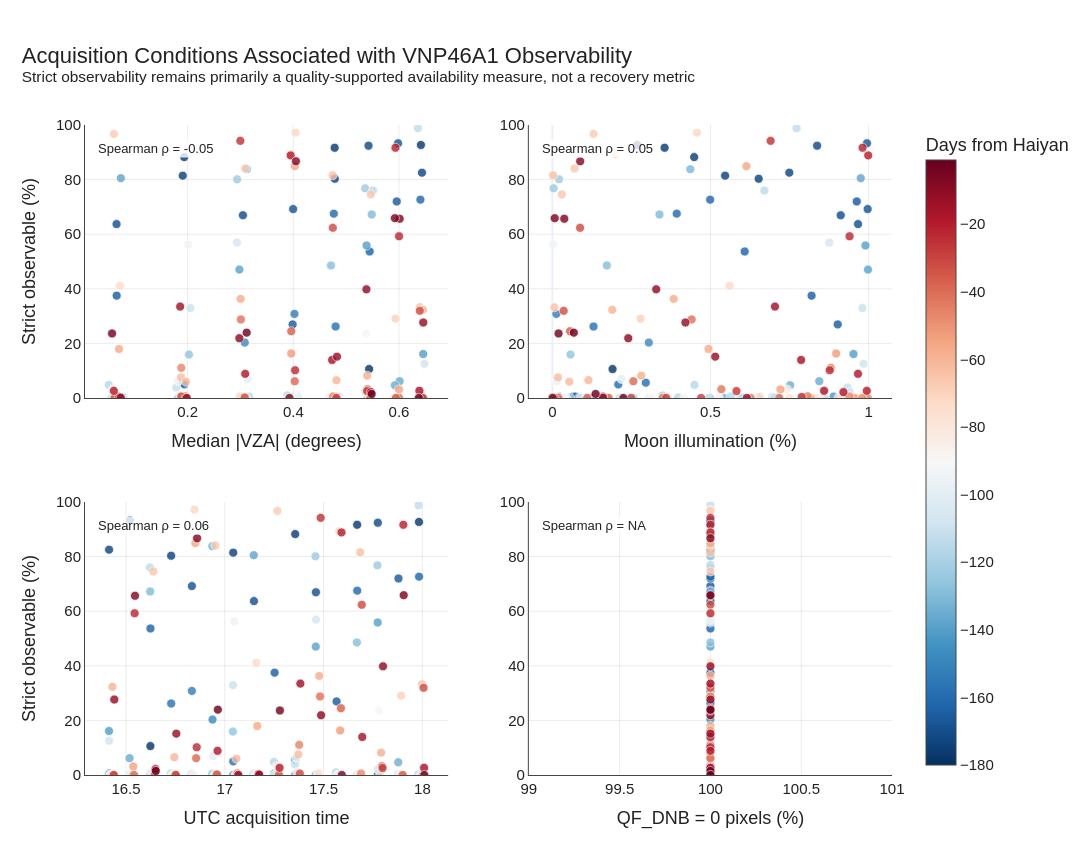

Here is the notebook cell this chart was saved with:
### Code cell
def spearman_rho(
    data,
    x_column,
    y_column,
):
    subset = data[
        [
            x_column,
            y_column,
        ]
    ].dropna()

    if len(subset) < 3:
        return np.nan

    return subset.corr(
        method="spearman"
    ).iloc[0, 1]


OBSERVABILITY_DRIVERS = [
    (
        "Sensor_zenith_abs_median",
        "Median |VZA| (degrees)",
    ),
    (
        "Moon_illumination_pct",
        "Moon illumination (%)",
    ),
    (
        "UTC_time_median",
        "UTC acquisition time",
    ),
    (
        "QF_DNB_good_pct",
        "QF_DNB = 0 pixels (%)",
    ),
]


fig_observability_scatter = (
    make_subplots(
        rows=2,
        cols=2,
        horizontal_spacing=0.10,
        vertical_spacing=0.16,
    )
)


for position, (
    x_column,
    x_label,
) in enumerate(
    OBSERVABILITY_DRIVERS
):
    row = position // 2 + 1
    col = position % 2 + 1

    subset = plot_df[
        [
            "Date",
            "Days_from_event",
            x_column,
            "Strict_observable_pct",
            "Cloudy_pct",
        ]
    ].dropna()

    rho = spearman_rho(
        subset,
        x_column,
        "Strict_observable_pct",
    )

    fig_observability_scatter.add_trace(
        go.Scatter(
            x=subset[x_column],
            y=subset[
                "Strict_observable_pct"
            ],
            mode="markers",
            marker=dict(
                size=9,
                color=subset[
                    "Days_from_event"
                ],
                colorscale="RdBu_r",
                opacity=0.82,
                line=dict(
                    color="white",
                    width=0.7,
                ),
                showscale=(
                    position == 3
                ),
                colorbar=(
                    dict(
                        title="Days from Haiyan",
                        x=1.03,
                    )
                    if position == 3
                    else None
                ),
            ),
            customdata=np.column_stack([
                subset[
                    "Date"
                ].dt.strftime("%Y-%m-%d"),
                subset["Cloudy_pct"],
            ]),
            hovertemplate=(
                "Date: %{customdata[0]}<br>"
                f"{x_label}: %{{x:.2f}}<br>"
                "Strict observable: %{y:.2f}%<br>"
                "Cloudy: %{customdata[1]:.2f}%"
                "<extra></extra>"
            ),
            showlegend=False,
        ),
        row=row,
        col=col,
    )

    fig_observability_scatter.add_annotation(
        x=0.03,
        y=0.95,
        xref=(
            "x domain"
            if position == 0
            else f"x{position + 1} domain"
        ),
        yref=(
            "y domain"
            if position == 0
            else f"y{position + 1} domain"
        ),
        text=(
            f"Spearman ρ = {rho:.2f}"
            if np.isfinite(rho)
            else "Spearman ρ = NA"
        ),
        showarrow=False,
        xanchor="left",
        yanchor="top",
        bgcolor="rgba(255,255,255,0.80)",
        font=dict(size=13),
    )

    fig_observability_scatter.update_xaxes(
        title_text=x_label,
        row=row,
        col=col,
    )

    fig_observability_scatter.update_yaxes(
        title_text=(
            "Strict observable (%)"
            if col == 1
            else None
        ),
        range=[0, 100],
        row=row,
        col=col,
    )


fig_observability_scatter.update_layout(
    title=(
        "Acquisition Conditions Associated with VNP46A1 Observability"
        "<br><sup>"
        "Strict observability remains primarily a quality-supported "
        "availability measure, not a recovery metric"
        "</sup>"
    )
)

apply_figure_style(
    fig_observability_scatter,
    width=1300,
    height=850,
    top=125,
    right=140,
)

fig_observability_scatter.show()

export_figure(
    fig_observability_scatter,
    "fig_04_vnp46a1_observability_drivers",
)

### Figure 1 — Plotly figure (JSON) as saved in the notebook; plotly's stock layout.template omitted (floating-point values rounded to 4 significant figures; data arrays with more than 128 entries replaced by an {"elided": "..."} marker saying what was removed)
{"data": [{"customdata": {"elided": "180x2 mixed values"}, "hovertemplate": "Date: %{customdata[0]}<br>Median |VZA| (degrees): %{x:.2f}<br>Strict observable: %{y:.2f}%<br>Cloudy: %{customdata[1]:.2f}%<extra></extra>", "marker": {"color": {"elided": "180 int values"}, "colorscale": [[0, "rgb(5,48,97)"], [0.1, "rgb(33,102,172)"], [0.2, "rgb(67,147,195)"], [0.3, "rgb(146,197,222)"], [0.4, "rgb(209,229,240)"], [0.5, "rgb(247,247,247)"], [0.6, "rgb(253,219,199)"], [0.7, "rgb(244,165,130)"], [0.8, "rgb(214,96,77)"], [0.9, "rgb(178,24,43)"], [1, "rgb(103,0,31)"]], "line": {"color": "white", "width": 0.7}, "opacity": 0.82, "showscale": false, "size": 9}, "mode": "markers", "showlegend": false, "type": "scatter", "x": {"elided": "180 float values"}, "xaxis": "x", "y": {"elided": "180 float values"}, "yaxis": "y"}, {"customdata": {"elided": "180x2 mixed values"}, "hovertemplate": "Date: %{customdata[0]}<br>Moon illumination (%): %{x:.2f}<br>Strict observable: %{y:.2f}%<br>Cloudy: %{customdata[1]:.2f}%<extra></extra>", "marker": {"color": {"elided": "180 int values"}, "colorscale": [[0, "rgb(5,48,97)"], [0.1, "rgb(33,102,172)"], [0.2, "rgb(67,147,195)"], [0.3, "rgb(146,197,222)"], [0.4, "rgb(209,229,240)"], [0.5, "rgb(247,247,247)"], [0.6, "rgb(253,219,199)"], [0.7, "rgb(244,165,130)"], [0.8, "rgb(214,96,77)"], [0.9, "rgb(178,24,43)"], [1, "rgb(103,0,31)"]], "line": {"color": "white", "width": 0.7}, "opacity": 0.82, "showscale": false, "size": 9}, "mode": "markers", "showlegend": false, "type": "scatter", "x": {"elided": "180 float values"}, "xaxis": "x2", "y": {"elided": "180 float values"}, "yaxis": "y2"}, {"customdata": {"elided": "180x2 mixed values"}, "hovertemplate": "Date: %{customdata[0]}<br>UTC acquisition time: %{x:.2f}<br>Strict observable: %{y:.2f}%<br>Cloudy: %{customdata[1]:.2f}%<extra></extra>", "marker": {"color": {"elided": "180 int values"}, "colorscale": [[0, "rgb(5,48,97)"], [0.1, "rgb(33,102,172)"], [0.2, "rgb(67,147,195)"], [0.3, "rgb(146,197,222)"], [0.4, "rgb(209,229,240)"], [0.5, "rgb(247,247,247)"], [0.6, "rgb(253,219,199)"], [0.7, "rgb(244,165,130)"], [0.8, "rgb(214,96,77)"], [0.9, "rgb(178,24,43)"], [1, "rgb(103,0,31)"]], "line": {"color": "white", "width": 0.7}, "opacity": 0.82, "showscale": false, "size": 9}, "mode": "markers", "showlegend": false, "type": "scatter", "x": {"elided": "180 float values"}, "xaxis": "x3", "y": {"elided": "180 float values"}, "yaxis": "y3"}, {"customdata": {"elided": "180x2 mixed values"}, "hovertemplate": "Date: %{customdata[0]}<br>QF_DNB = 0 pixels (%): %{x:.2f}<br>Strict observable: %{y:.2f}%<br>Cloudy: %{customdata[1]:.2f}%<extra></extra>", "marker": {"color": {"elided": "180 int values"}, "colorbar": {"title": {"text": "Days from Haiyan"}, "x": 1.03}, "colorscale": [[0, "rgb(5,48,97)"], [0.1, "rgb(33,102,172)"], [0.2, "rgb(67,147,195)"], [0.3, "rgb(146,197,222)"], [0.4, "rgb(209,229,240)"], [0.5, "rgb(247,247,247)"], [0.6, "rgb(253,219,199)"], [0.7, "rgb(244,165,130)"], [0.8, "rgb(214,96,77)"], [0.9, "rgb(178,24,43)"], [1, "rgb(103,0,31)"]], "line": {"color": "white", "width": 0.7}, "opacity": 0.82, "showscale": true, "size": 9}, "mode": "markers", "showlegend": false, "type": "scatter", "x": {"elided": "180 float values"}, "xaxis": "x4", "y": {"elided": "180 float values"}, "yaxis": "y4"}], "layout": {"annotations": [{"bgcolor": "rgba(255,255,255,0.80)", "font": {"size": 13}, "showarrow": false, "text": "Spearman ρ = -0.05", "x": 0.03, "xanchor": "left", "xref": "x domain", "y": 0.95, "yanchor": "top", "yref": "y domain"}, {"bgcolor": "rgba(255,255,255,0.80)", "font": {"size": 13}, "showarrow": false, "text": "Spearman ρ = 0.05", "x": 0.03, "xanchor": "left", "xref": "x2 domain", "y": 0.95, "yanchor": "top", "yref": "y2 domain"}, {"bgcolor": "rgba(255,255,255,0.80)", "font": {"size": 13}, "showarrow": false, "text": "Spearman ρ = 0.06", "x": 0.03, "xanchor": "left", "xref": "x3 domain", "y": 0.95, "yanchor": "top", "yref": "y3 domain"}, {"bgcolor": "rgba(255,255,255,0.80)", "font": {"size": 13}, "showarrow": false, "text": "Spearman ρ = NA", "x": 0.03, "xanchor": "left", "xref": "x4 domain", "y": 0.95, "yanchor": "top", "yref": "y4 domain"}], "font": {"color": "#222222", "family": "Arial", "size": 15}, "height": 850, "hovermode": "closest", "legend": {"bgcolor": "rgba(255,255,255,0.85)", "orientation": "h", "x": 0.01, "xanchor": "left", "y": 1.01, "yanchor": "bottom"}, "margin": {"b": 75, "l": 85, "r": 140, "t": 125}, "paper_bgcolor": "rgba(0,0,0,0)", "plot_bgcolor": "white", "title": {"font": {"size": 22}, "text": "Acquisition Conditions Associated with VNP46A1 Observability<br><sup>Strict observability remains primarily a quality-supported availability measure, not a recovery metric</sup>", "x": 0.02, "xanchor": "left"}, "width": 1300, "xaxis": {"anchor": "y", "domain": [0, 0.45], "gridcolor": "rgba(0,0,0,0.08)", "linecolor": "#444444", "linewidth": 1, "mirror": false, "showline": true, "title": {"text": "Median |VZA| (degrees)"}}, "xaxis2": {"anchor": "y2", "domain": [0.55, 1], "gridcolor": "rgba(0,0,0,0.08)", "linecolor": "#444444", "linewidth": 1, "mirror": false, "showline": true, "title": {"text": "Moon illumination (%)"}}, "xaxis3": {"anchor": "y3", "domain": [0, 0.45], "gridcolor": "rgba(0,0,0,0.08)", "linecolor": "#444444", "linewidth": 1, "mirror": false, "showline": true, "title": {"text": "UTC acquisition time"}}, "xaxis4": {"anchor": "y4", "domain": [0.55, 1], "gridcolor": "rgba(0,0,0,0.08)", "linecolor": "#444444", "linewidth": 1, "mirror": false, "showline": true, "title": {"text": "QF_DNB = 0 pixels (%)"}}, "yaxis": {"anchor": "x", "domain": [0.58, 1], "gridcolor": "rgba(0,0,0,0.08)", "linecolor": "#444444", "linewidth": 1, "mirror": false, "range": [0, 100], "showline": true, "title": {"text": "Strict observable (%)"}}, "yaxis2": {"anchor": "x2", "domain": [0.58, 1], "gridcolor": "rgba(0,0,0,0.08)", "linecolor": "#444444", "linewidth": 1, "mirror": false, "range": [0, 100], "showline": true}, "yaxis3": {"anchor": "x3", "domain": [0, 0.42], "gridcolor": "rgba(0,0,0,0.08)", "linecolor": "#444444", "linewidth": 1, "mirror": false, "range": [0, 100], "showline": true, "title": {"text": "Strict observable (%)"}}, "yaxis4": {"anchor": "x4", "domain": [0, 0.42], "gridcolor": "rgba(0,0,0,0.08)", "linecolor": "#444444", "linewidth": 1, "mirror": false, "range": [0, 100], "showline": true}}}
